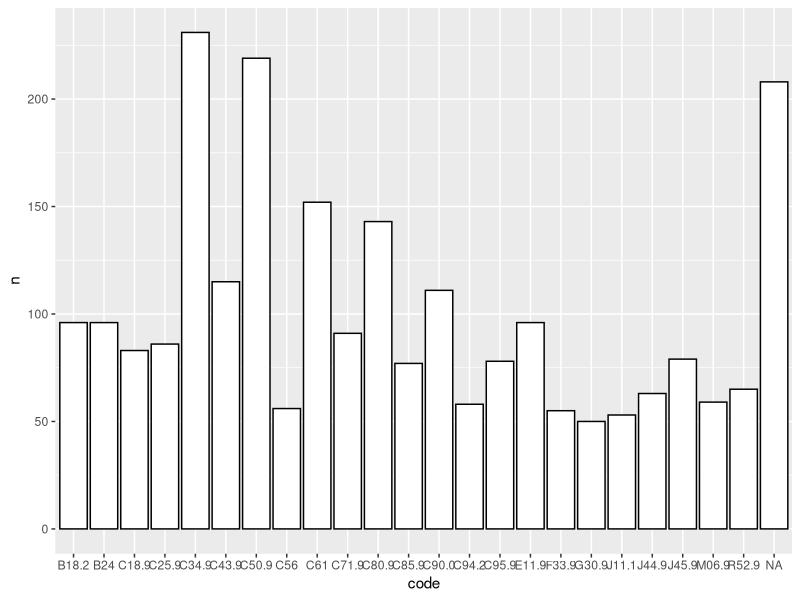

Generate this figure with R:
#Clear workspace
rm(list = ls(all.names = TRUE))

#Packages
library(readxl)
library(dplyr)
library(sjmisc)
library(ggplot2)

#Import Data Set
getwd()
#if wd is (...)/Research, use Data/Preliminary_Data.xlsx . Otherwise, use Preliminary_Data.xlsx.
Data<-read_xlsx('Data/Prelimenary_Data.xlsx')


#ICD Data Frame
.ICD_Codes <- data.frame(doc_id = Data$Id, code = Data$`ICD-10 Code`, success = Data$`Trial Success`)

#Count Codes
Code_Counts <- dplyr::count(.ICD_Codes, code, sort=FALSE)

#Overall Results
Overall_Results <- data.frame(1)

.Termination <- dplyr::count(Data, Terminated)
Overall_Results$Tot_perc_term <- (.Termination$n[[2]]/(.Termination$n[[1]]+.Termination$n[[2]]))*100

Overall_Results$X1 <- NULL

.succes_overall <-dplyr::count(.ICD_Codes, success)
Overall_Results$Tot_perc_suc <- ((.succes_overall$n[[3]]/(.succes_overall$n[[2]]+.succes_overall$n[[3]]))*100)

.randomised_overall <- dplyr::count(Data, Randomized)
Overall_Results$Tot_perc_rand <- ((.randomised_overall$n[[2]]/(.randomised_overall$n[[1]]+.randomised_overall$n[[2]]))*100)

.single_overall <- dplyr::count(Data, Single_Blind)
Overall_Results$Tot_perc_single <- ((.single_overall$n[[2]]/(.single_overall$n[[1]]+.single_overall$n[[2]]))*100)

.double_overall <- dplyr::count(Data, Double_Blind)
Overall_Results$Tot_perc_double <- ((.double_overall$n[[2]]/(.double_overall$n[[1]]+.double_overall$n[[2]]))*100)

.triple_overall <- dplyr::count(Data, Triple_blind)
Overall_Results$Tot_perc_triple <- ((.triple_overall$n[[2]]/(.triple_overall$n[[1]]+.triple_overall$n[[2]]))*100)

Overall_Results$Tot_perc_blind <- Overall_Results$Tot_perc_triple + Overall_Results$Tot_perc_double + Overall_Results$Tot_perc_single

.control_overall <- dplyr::count(Data, Controlled)
Overall_Results$Tot_perc_control <- ((.control_overall$n[[2]]/(.control_overall$n[[1]]+.control_overall$n[[2]]))*100)

#Get codes with sufficient trials
Sufficient_Base <- subset(Code_Counts, n >= 50)

#Group insufficient cases on first three characters
.old <- Code_Counts$code[1]
.nums <- 0
.total <- 0
group_names <- rep(NA, nrow(Code_Counts))
.treshhold <- 50

Grouped_Codes <- data.frame(matrix(ncol = 2, nrow = 0))
.x <- c("group", "total")
colnames(Grouped_Codes) <- .x

  #go trough each element
for(i in 2:(nrow(Code_Counts))){
  if(Code_Counts$n[i] < .treshhold && Code_Counts$n[i-1] < .treshhold){
    #check if code is similar as the one above it
    if( str_contains(Code_Counts$code[i], substr(.old, 0, 3)) ){
      # if it is the first element that is similar also take the one above
      if (.nums == 0){
        .total = .total + Code_Counts$n[i-1]
        group_names[i-1] = substr(.old, 0, 3)
      }
      
      group_names[i] = substr(.old, 0, 3)
      .total = .total + Code_Counts$n[i]
      .nums = .nums + 1
    }
    else{
      if (.nums != 0){
        y <- data.frame(group=substr(.old, 0, 3), .total = .total)
        Grouped_Codes <- rbind(Grouped_Codes, y)
      }
      #Reset Variables
      .nums = 0
      .total = 0
      
      #Add standard name to the group
      group_names[i] = Code_Counts$code[i]
      #Current code in old variable for use in the next loop
      .old = Code_Counts$code[i]
      
    }
  }
  if(is.na(group_names[i])){
    group_names[i] = Code_Counts$code[i]
  }
}
#If, after original grouping, the group size is still smaller than treshhold: replace group with just the first letter
for(i in 1:(nrow(Grouped_Codes))){
  if(Grouped_Codes$.total[i]<.treshhold){
    Grouped_Codes$group[i] = substr(Grouped_Codes$group[i], 0, 1)
  }
}
#group Grouped_Codes to sum together all entries by group
Grouped_Codes = aggregate(Grouped_Codes$.total, by=list(Category = Grouped_Codes$group), FUN=sum)
colnames(Grouped_Codes) <- .x

#group everything that's still too small
for(i in 1:(nrow(Grouped_Codes))){
  if(Grouped_Codes$total[i]<.treshhold){
    Grouped_Codes$group[i] = "Others"
  }
}
Grouped_Codes = aggregate(Grouped_Codes$total, by=list(Category = Grouped_Codes$group), FUN=sum)
colnames(Grouped_Codes) <- .x

#put groupname
Code_Counts$groups=group_names

#combine Sufficient_base with Grouped_codes
#All_Groups <- rbind(Grouped_Codes, Sufficient_Base)

#plot code occurrence
ggplot(data=Sufficient_Base, aes(x=code, y=n)) + geom_bar(stat='identity', colour='black', fill='white')
